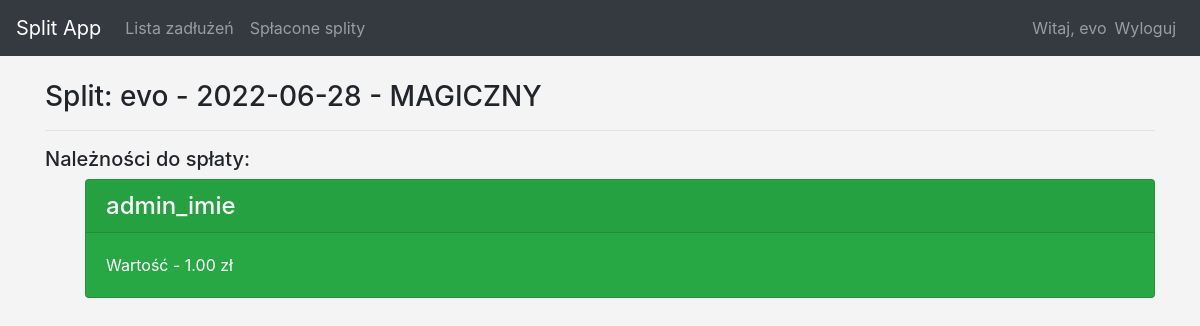
Page /transactions_archive/13/ (signed in) on the earlier database version.
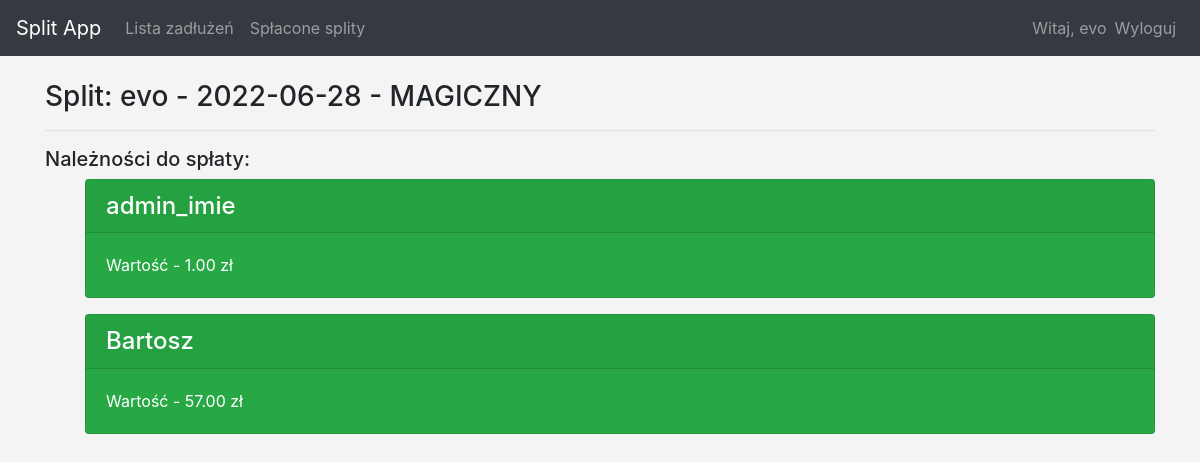
Same page on the later database version.
### split_app/models.py (models this page shows, shortened)
class Transaction(models.Model):
    owner = models.ForeignKey(User, on_delete=models.CASCADE, related_name="transaction")
    t_desc = models.TextField(blank=True, null=True)
    t_date = models.DateField()
    t_status = models.CharField(default=c.new, editable=False, max_length=16)
    def __str__(self):
        return f"{self.owner} - {self.t_date} - {self.t_desc}"

class Obligation(models.Model):
    transaction = models.ForeignKey(
        Transaction, related_name="obligation", on_delete=models.CASCADE
    )
    user = models.ForeignKey(User, on_delete=models.CASCADE)
    desc = models.TextField(blank=True, null=True)
    value = models.DecimalField(max_digits=6, decimal_places=2)
    optional_value = models.DecimalField(
        max_digits=6, decimal_places=2, null=True, blank=True
    )
    o_status = models.CharField(default=c.new, choices=c.status, max_length=16)
    payment_date = models.DateField(
        default=django.utils.timezone.now, null=True, blank=True
    )
    @property
    def suma(self):
        if self.optional_value:
            return self.value + self.optional_value
        return self.value

### users/models.py (models this page shows, shortened)
class Profile(models.Model):
    user = models.OneToOneField(User, related_name="profile", on_delete=models.CASCADE, primary_key=True)
    first_name = models.CharField(max_length=20, null=False, blank=False)
    last_name = models.CharField(max_length=20, null=False, blank=False)
    nick = models.CharField(max_length=40, null=True, blank=True)
    email = models.CharField(max_length=50, null=False, blank=False)
    pass_change_force = models.BooleanField(default=True)
    phone = models.IntegerField(null=True, blank=True, unique=True)

### split_app/views.py (the view)
# urls.py: path("transactions_archive/<int:transaction_id>/", views.transaction_a, name="transaction_a"),
@login_required
def transaction_a(req, transaction_id):
    transaction_a = Transaction.objects.get(id=transaction_id)
    obligations = Obligation.objects.filter(
        Q(transaction=transaction_id) & Q(o_status="Done")
    )
    profile = Profile.user
    context = {"transaction_a": transaction_a, "obligations": obligations, 'profile': profile}
    return render(req, "split_app/transaction_a.html", context)

### split_app/templates/split_app/transaction_a.html (shortened to what this page needs)
{% extends 'split_app/base.html' %}
{% block page_header %}
    <h3>Split: {{ transaction_a }}</h3>
{% endblock page_header %}
{% block content %}
    {% load i18n %}
<h5 class="display-5">Należności do spłaty:</h5>
<ul>
{% for oblig in obligations %}
    <div class="card mb-3 text-white bg-success">
        <h4 class="card-header">
        {% language 'pl' %}
            {{ oblig.user.profile.first_name }}
        {% endlanguage %}
        </h4>
    <div class="card-body">
           Wartość -  {{ oblig.suma }} zł
    </div>
    </div>
{% empty %}
    <p>Error</p>
{% endfor %}
</ul>
{% endblock %}

### split_app/templates/split_app/base.html (shortened to what this page needs)
{% load bootstrap4 %}
<!DOCTYPE html>
<html lang="en">
<head>
    {% bootstrap_css %}
</head>
<body>
    <nav class="navbar navbar-expand-md navbar-dark bg-dark mb-4 border:none">
        <a class="navbar-brand" href="{% url 'split_app:index' %}">Split App</a>
            <div class="collapse navbar-collapse" id="navbarCollapse">
                <ul class="navbar-nav mr-auto">
                    <li class="nav-item">
                        <a class="nav-link" href="{% url 'split_app:Transactions' %}">Lista zadłużeń</a>
                    </li>
                    <li>
                        <a class="nav-link" href="{% url 'split_app:Transactions_archive' %}">Spłacone splity</a>
                    </li>
                </ul>
                <ul class="navbar-nav ml-auto">
                    {% if user.is_authenticated %}
                        <li class="nav-item">
                            <span class="navbar-text">Witaj, {{ user.username }}</span>
                        </li>
                        <li class="nav-item">
                            <a class="nav-link" href="{% url 'users:logout' %}">Wyloguj</a>
                        </li>
                        {% else %}
                            <li class="nav-item">
                                <a class="nav-link" href="{% url 'users:login' %}">Zaloguj się</a>
                            </li>
                    {% endif %}
                </ul>
            </div>
    </nav>
<main role="main" class="container">
    <div class="pb-2 mb-2 border-bottom">
        {% block page_header %}{% endblock page_header %}
    </div>
    <div>
        {% block content %}{% endblock content %}
    </div>
</main>
</body>
</html>

### split_app/templates/split_app/base.html (style rules this page uses)
body { background: #f4f4f4 }

Differences in the rows shown:
now on this page (row edited): Obligation: user.profile.first_name "Bartosz", suma "57.00"
